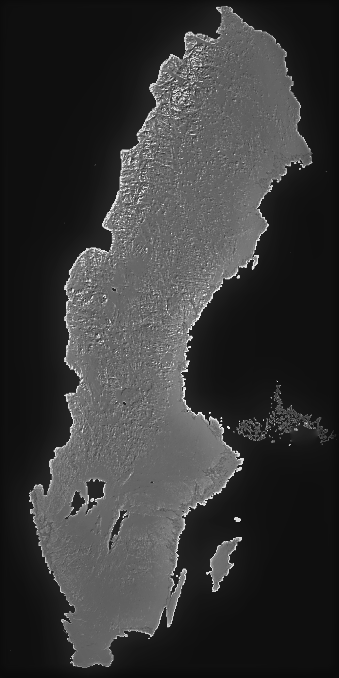
#> input picture project5_unknown_pleasures/unknown_pleasure/images/test2.png, 339 x 678 px, found by its file name
$ jupyter execute Untitled.ipynb
#> lines starting #> are read from the running program, lines starting #| are printed output that depends on the picture
[cell 1]
import sys
import random
import numpy as np
import matplotlib.pyplot as plt
import matplotlib.image as mpimg
from matplotlib.widgets import Slider, Button, TextBox
from scipy.ndimage import gaussian_filter
from skimage import morphology
from skimage.draw import line
from skimage.transform import resize

# "Usage: python3 main.py image.png"

[cell 2]
# #############
# PARAMETERS #
# #############

IMAGE_PATH = r'C:\py_art_me\project5_unknown_pleasures\unknown_pleasure\images\test2.png'

UPERSAMPLE = 2

horizontalsize = 500
verticalsize = 500
horizontalpad = 50
verticalpad = 50
thickness = 1
lines = 40
noise = 5
offsetscale = 5
sourceblur = 5
randomfrequency = 0.3

[cell 3]
# Load source image as greyscale (just red channel)
originalsource = mpimg.imread(IMAGE_PATH)
#> originalsource is the input picture: shape (678, 339, 3) float32; min 0.0392, max 0.976, mean 0.216
fig = plt.figure()
ax = plt.subplot()
fig.subplots_adjust(bottom=0.5)
im = np.zeros((verticalsize + verticalpad * 2, horizontalsize + horizontalpad * 2))
im_ax = ax.imshow(im, cmap='gray', interpolation='bicubic', vmin=0, vmax=1.0)
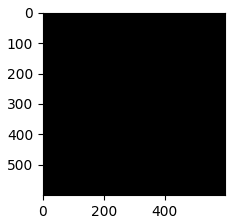
#> figure drawn by matplotlib, 1 panel
